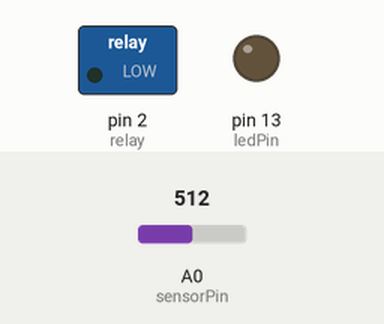
Recording of a sketch running on a simulated Arduino Uno, built with avr-gcc and run on an emulated ATmega328P. Shown: switched loads named in the sketch (green lamp = pin HIGH), output pins drawn as LEDs (lit = HIGH). Dashed ring = blinking. The test bench sets the inputs (shaded band); at power-on: A0 (sensorPin) = 512.

Above: at 1.2 s.
1.3 s: A0 (sensorPin) set to 792
2.8 s: A0 (sensorPin) set to 817
At 3.2 s:
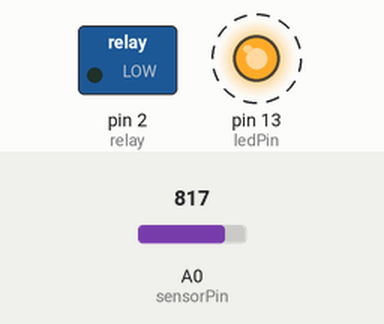
5.8 s: A0 (sensorPin) set to 716
At 6.6 s:
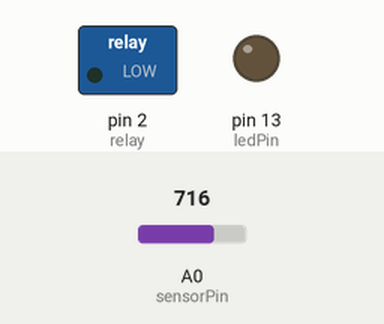
7.3 s: A0 (sensorPin) set to 900
At 7.7 s:
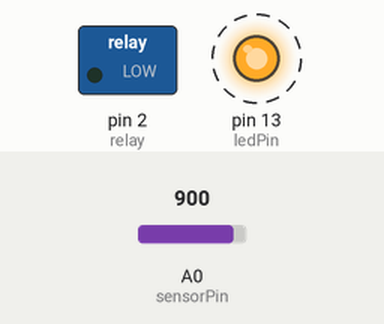
Timing chart, 0 to 11.3 s (numbered marks = the images above; inputs shaded):
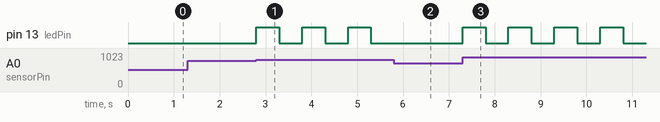

Measured:
- the behaviour switches between 800 and 801 on A0 (sensorPin) (found by bisection; images 0 and 1)
- after the input at 1.3 s, every drawn part: stays the same
- after the input at 2.8 s, pin 13 (ledPin): alternates HIGH for 0.50 s and LOW for 0.50 s, starting at once
- after the input at 5.8 s, pin 13 (ledPin): stays LOW (without the input it goes to HIGH after 0.00 s)
- after the input at 7.3 s, pin 13 (ledPin): alternates HIGH for 0.50 s and LOW for 0.50 s, starting at once

The sketch:

main.ino
```cpp
/* Concept for a safety circuit for an Arduino.
 * If there is water between the two wires, the Arduino shuts itself down so it doesn't get damaged easily.
 *
 * See https://github.com/keesblok/Safety-Circuit-Arduino for more information.
 *
 * Created by: Kees Blok
 *
 * Circuit
 *   Place the sensorwire and the other wire next to each other at the bottom of the enclosure of the Arduino.
 *   (The place where the water probably stays first.)
*/

// Declarations for the safety circuit
const int relay = 2;
const int sensorPin = A0;   // Attach the other wire to ground (GND)
const int treshold = 800;   // Adjust to sensitivity

// Put your declarations here:
const int ledPin = 13;


void setup() {
  // Setup for safety circuit
  pinMode(relay, OUTPUT);
  pinMode(sensorPin, INPUT_PULLUP);

  digitalWrite(relay, HIGH);

  // Put your setup here:
  pinMode(ledPin, OUTPUT);
}

void loop() {
  while (analogRead(sensorPin) > treshold) {
    // Put the main code here

    digitalWrite(ledPin, HIGH);
    delay(500);
    digitalWrite(ledPin, LOW);
    delay(500);
  }

  digitalWrite(relay, LOW);
}
```
